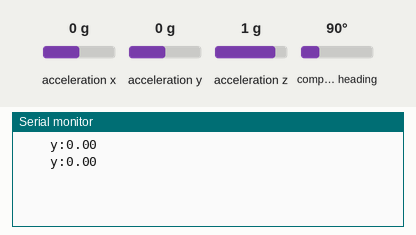
Simulated run of this sketch. Board: Arduino Uno, built with avr-gcc and run on an emulated ATmega328P. On the bench: the last lines printed to the serial monitor. Inputs (shaded band) come from the test bench; at power-on: acceleration x 0 g, acceleration y 0 g, acceleration z 1 g, compass heading 90°.

Above: at 1.8 s.
1.9 s: acceleration x set to -1.4 g
At 2.4 s:
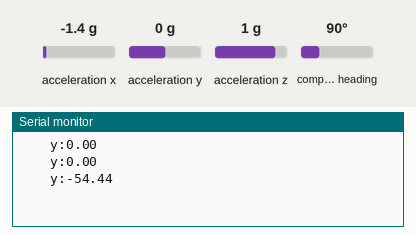
3.4 s: acceleration y set to -1.4 g
At 4.7 s:
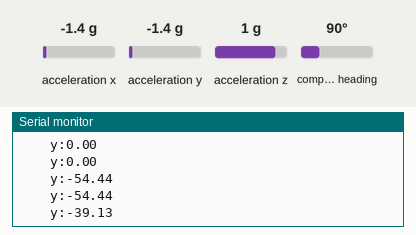
4.9 s: acceleration z set to -1.4 g
At 5.8 s:
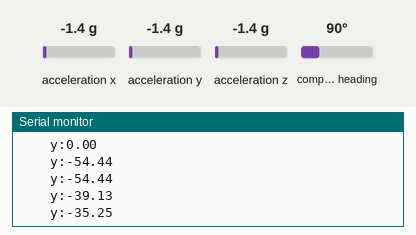
Timing chart, 0 to 7.9 s (numbered marks = the images above; inputs shaded):
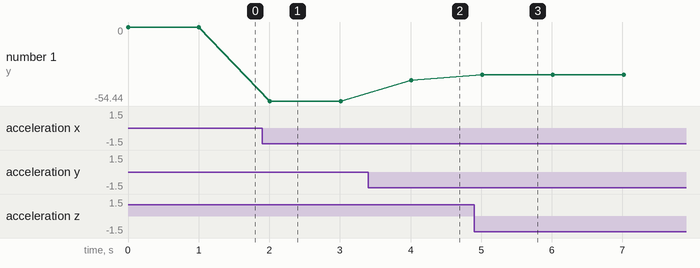

Measured:
- after the input at 1.9 s, the serial monitor: prints a new line after 0.11 s (image 1)
- after the input at 3.4 s, the serial monitor: prints a new line after 0.61 s (image 2)
- after the input at 4.9 s, the serial monitor: prints a new line after 0.11 s (image 3)
- plotted number 1: 0 → -54.44 after the input at 1.9 s, -54.44 → -39.13 after the input at 3.4 s, -39.13 → -35.25 after the input at 4.9 s

The sketch:

bunny2.ino
```cpp
#include <Wire.h>
#include <Adafruit_Sensor.h>
#include <Adafruit_BNO055.h>
#include <utility/imumaths.h>
/* Set the delay between fresh samples */
#define BNO055_SAMPLERATE_DELAY_MS (1000)
Adafruit_BNO055 bno = Adafruit_BNO055(55, 0x28);

void setup()
{
  Serial.begin(115200);
  if(!bno.begin())
  delay(10);
  bno.setExtCrystalUse(true);
}

void loop()
{
 sensors_event_t event;
  bno.getEvent(&event);
  Serial.print("    y:");
  Serial.println((float)event.orientation.y);
  delay(BNO055_SAMPLERATE_DELAY_MS);
}
```
